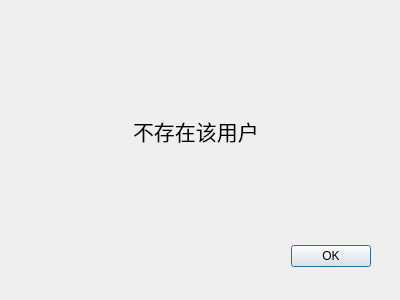
<?xml version="1.0" encoding="UTF-8"?>
<ui version="4.0">
 <class>nonefriend_err</class>
 <widget class="QDialog" name="nonefriend_err">
  <property name="windowModality">
   <enum>Qt::ApplicationModal</enum>
  </property>
  <property name="geometry">
   <rect>
    <x>0</x>
    <y>0</y>
    <width>400</width>
    <height>300</height>
   </rect>
  </property>
  <property name="minimumSize">
   <size>
    <width>400</width>
    <height>300</height>
   </size>
  </property>
  <property name="maximumSize">
   <size>
    <width>400</width>
    <height>300</height>
   </size>
  </property>
  <property name="windowTitle">
   <string>Dialog</string>
  </property>
  <property name="modal">
   <bool>true</bool>
  </property>
  <widget class="QDialogButtonBox" name="buttonBox">
   <property name="geometry">
    <rect>
     <x>30</x>
     <y>240</y>
     <width>341</width>
     <height>32</height>
    </rect>
   </property>
   <property name="orientation">
    <enum>Qt::Horizontal</enum>
   </property>
   <property name="standardButtons">
    <set>QDialogButtonBox::Ok</set>
   </property>
  </widget>
  <widget class="QWidget" name="">
   <property name="geometry">
    <rect>
     <x>-10</x>
     <y>110</y>
     <width>411</width>
     <height>41</height>
    </rect>
   </property>
   <layout class="QHBoxLayout" name="horizontalLayout">
    <item>
     <spacer name="horizontalSpacer">
      <property name="orientation">
       <enum>Qt::Horizontal</enum>
      </property>
      <property name="sizeHint" stdset="0">
       <size>
        <width>40</width>
        <height>20</height>
       </size>
      </property>
     </spacer>
    </item>
    <item>
     <widget class="QLabel" name="label">
      <property name="font">
       <font>
        <family>Noto Sans Mono CJK SC</family>
        <pointsize>16</pointsize>
       </font>
      </property>
      <property name="text">
       <string>不存在该用户</string>
      </property>
     </widget>
    </item>
    <item>
     <spacer name="horizontalSpacer_2">
      <property name="orientation">
       <enum>Qt::Horizontal</enum>
      </property>
      <property name="sizeHint" stdset="0">
       <size>
        <width>40</width>
        <height>20</height>
       </size>
      </property>
     </spacer>
    </item>
   </layout>
  </widget>
 </widget>
 <resources/>
 <connections>
  <connection>
   <sender>buttonBox</sender>
   <signal>accepted()</signal>
   <receiver>nonefriend_err</receiver>
   <slot>accept()</slot>
   <hints>
    <hint type="sourcelabel">
     <x>248</x>
     <y>254</y>
    </hint>
    <hint type="destinationlabel">
     <x>157</x>
     <y>274</y>
    </hint>
   </hints>
  </connection>
  <connection>
   <sender>buttonBox</sender>
   <signal>rejected()</signal>
   <receiver>nonefriend_err</receiver>
   <slot>reject()</slot>
   <hints>
    <hint type="sourcelabel">
     <x>316</x>
     <y>260</y>
    </hint>
    <hint type="destinationlabel">
     <x>286</x>
     <y>274</y>
    </hint>
   </hints>
  </connection>
 </connections>
</ui>
